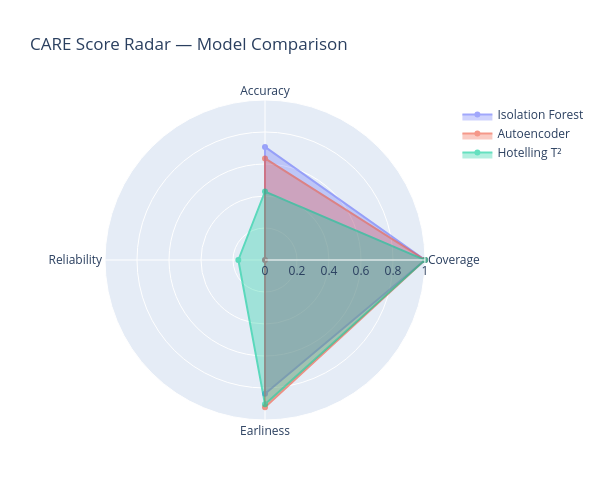

Notebook source saved alongside this figure:
### Code cell
# ── 9.3  CARE radar chart ─────────────────────────────────────────────────────
categories = ['Coverage', 'Accuracy', 'Reliability', 'Earliness']
colors_map  = {'Isolation Forest': 'steelblue', 'Autoencoder': 'tomato', 'Hotelling T²': 'darkorange'}

fig = go.Figure()

for model_name, scores_dict in results.items():
    vals = [scores_dict[c] for c in categories] + [scores_dict[categories[0]]]
    fig.add_trace(go.Scatterpolar(
        r=vals,
        theta=categories + [categories[0]],
        fill='toself',
        name=model_name,
        opacity=0.6
    ))

fig.update_layout(
    polar=dict(radialaxis=dict(visible=True, range=[0, 1])),
    title='CARE Score Radar — Model Comparison',
    showlegend=True,
    width=600, height=500
)
fig.write_html('fig_care_radar.html')
fig.show()

### Figure 1 — Plotly figure (JSON) as saved in the notebook; plotly's stock layout.template omitted (floating-point values rounded to 4 significant figures)
{"data": [{"fill": "toself", "name": "Isolation Forest", "opacity": 0.6, "r": [1, 0.7069, 0, 0.8353, 1], "theta": ["Coverage", "Accuracy", "Reliability", "Earliness", "Coverage"], "type": "scatterpolar"}, {"fill": "toself", "name": "Autoencoder", "opacity": 0.6, "r": [1, 0.6349, 0, 0.9201, 1], "theta": ["Coverage", "Accuracy", "Reliability", "Earliness", "Coverage"], "type": "scatterpolar"}, {"fill": "toself", "name": "Hotelling T²", "opacity": 0.6, "r": [1, 0.4281, 0.1667, 0.9022, 1], "theta": ["Coverage", "Accuracy", "Reliability", "Earliness", "Coverage"], "type": "scatterpolar"}], "layout": {"height": 500, "polar": {"radialaxis": {"range": [0, 1], "visible": true}}, "showlegend": true, "title": {"text": "CARE Score Radar — Model Comparison"}, "width": 600}}
